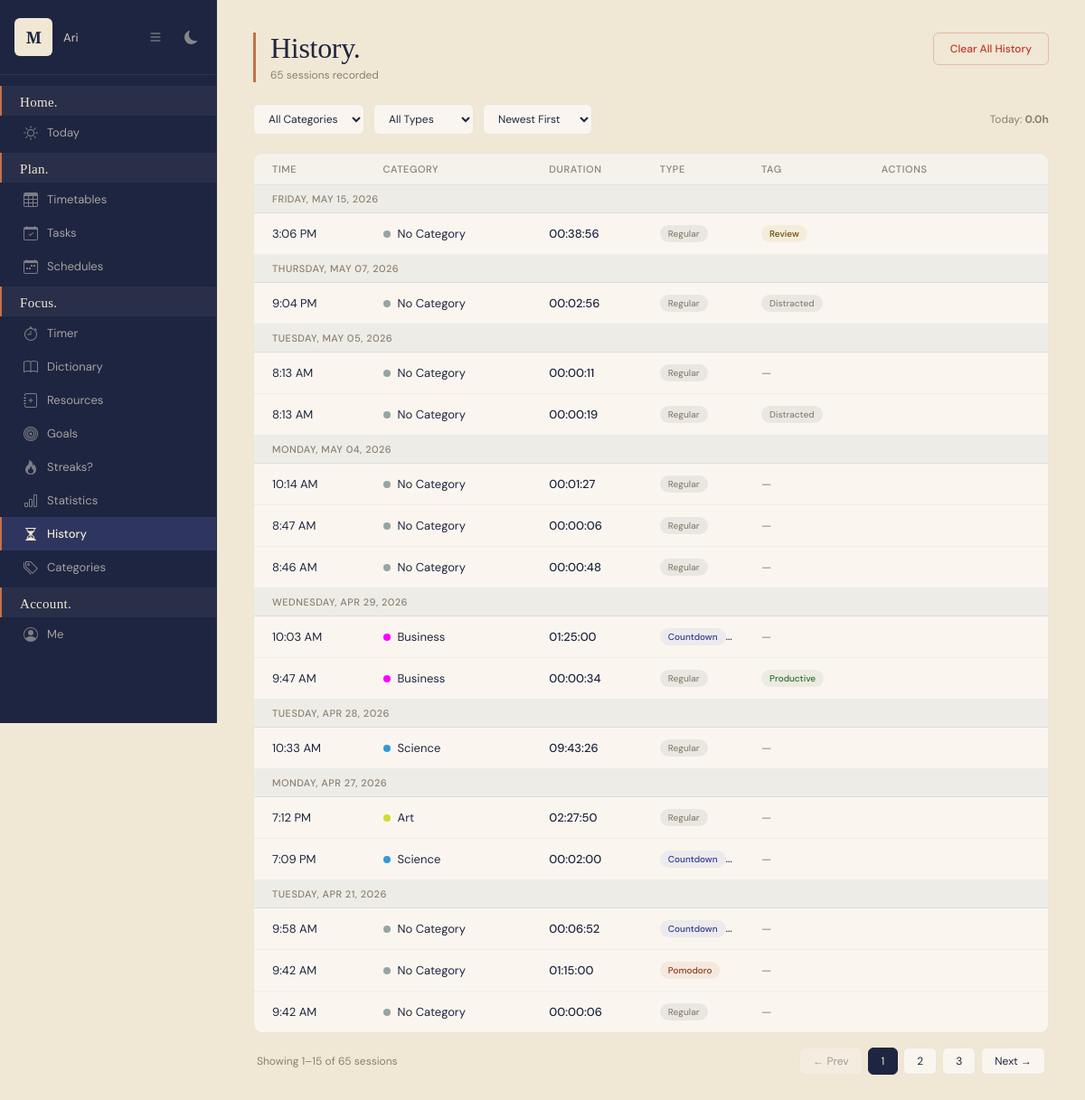
The page /study/history/ (signed in) on the database as committed earlier.
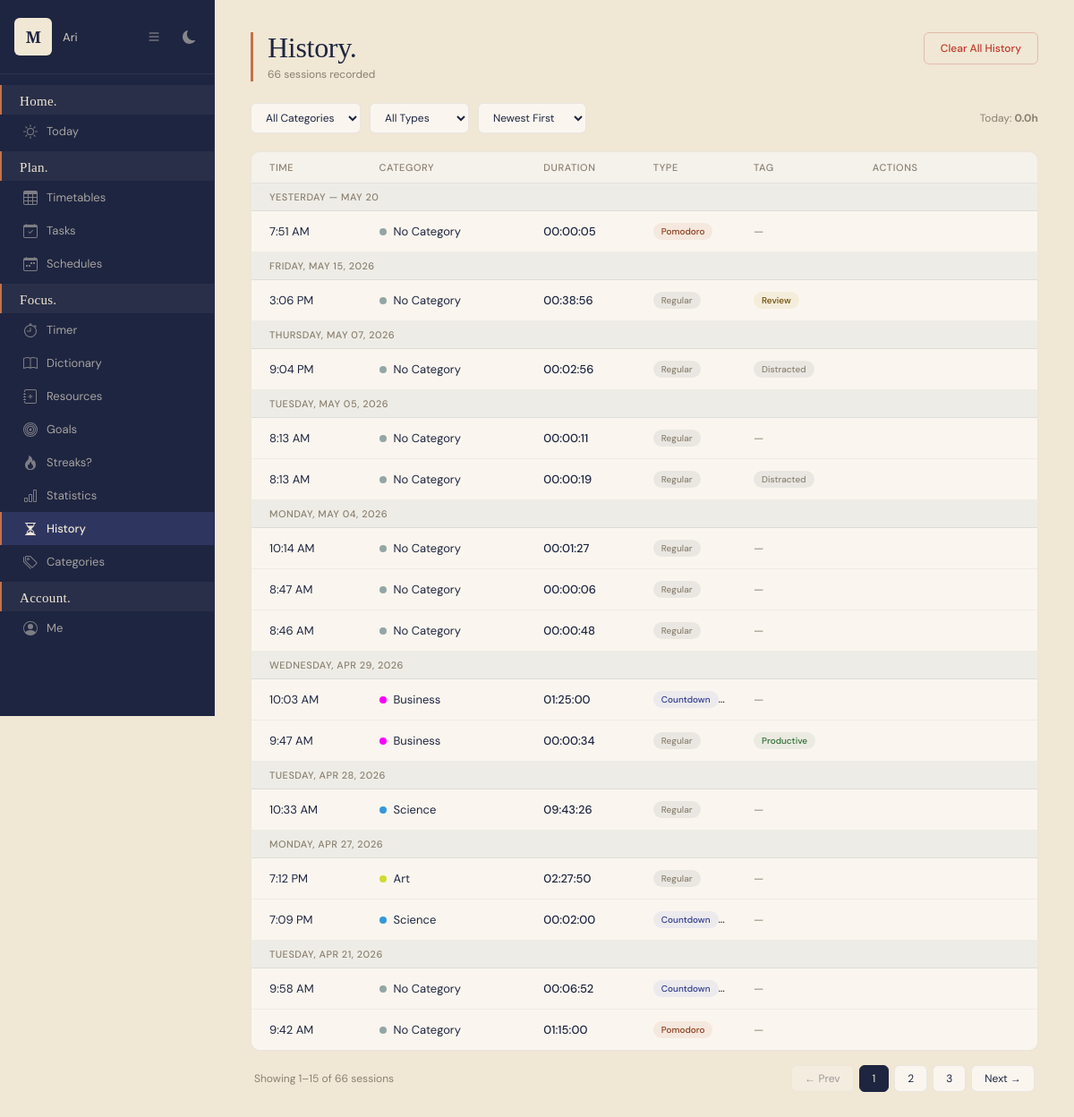
The same page on the database as committed later.
### planner/models.py (models this page shows, shortened)
class StudySession(models.Model):
    SESSION_TAG_CHOICES = [
        ('productive', 'Productive'),
        ('struggled', 'Struggled'),
        ('review', 'Review'),
        ('learning', 'Learning New Material'),
        ('distracted', 'Distracted'),
    ]
    user = models.ForeignKey(User, on_delete=models.CASCADE)
    category = models.ForeignKey(StudyCategory, on_delete=models.SET_NULL, null=True, blank=True)
    start_time = models.DateTimeField()
    end_time = models.DateTimeField(null=True, blank=True)
    duration_seconds = models.IntegerField(default=0)
    paused_seconds = models.IntegerField(default=0)  # time spent paused
    is_paused = models.BooleanField(default=False)  # currently paused
    pause_start = models.DateTimeField(null=True, blank=True)  # when pause started
    notes = models.TextField(blank=True, null=True)
    session_tag = models.CharField(max_length=20, choices=SESSION_TAG_CHOICES, blank=True, null=True)  # NEW
    productivity_rating = models.IntegerField(null=True, blank=True)  # 1-5 rating
    is_active = models.BooleanField(default=True)
    is_pomodoro = models.BooleanField(default=False)
    pomodoros_completed = models.IntegerField(default=0)
    created_at = models.DateTimeField(auto_now_add=True)
    is_countdown = models.BooleanField(default=False)
    countdown_target_seconds = models.IntegerField(default=0)
    def get_duration_display(self):
        hours = self.duration_seconds // 3600
        minutes = (self.duration_seconds % 3600) // 60
        seconds = self.duration_seconds % 60
        return f"{hours:02d}:{minutes:02d}:{seconds:02d}"
    class Meta:
        ordering = ['-start_time']

class StudyCategory(models.Model):
    user = models.ForeignKey(User, on_delete=models.CASCADE)
    name = models.CharField(max_length=100)
    color = models.CharField(max_length=7, default='#3498db')
    class Meta:
        verbose_name_plural = "Study Categories"

### planner/views/study_views.py (the view)
# urls.py: path('study/history/', views.study_history, name='study_history'),
@login_required(login_url='planner:login')
def study_history(request):
    from django.core.paginator import Paginator
    sessions = StudySession.objects.filter(user=request.user, is_active=False)
    today = timezone.now().date()
    yesterday = today - timedelta(days=1)
    category_id = request.GET.get('category', '')
    session_type = request.GET.get('type', '')
    sort_by = request.GET.get('sort', 'newest')
    if category_id:
        sessions = sessions.filter(category__id=category_id)
    if session_type == 'regular':
        sessions = sessions.filter(is_pomodoro=False, is_countdown=False)
    elif session_type == 'pomodoro':
        sessions = sessions.filter(is_pomodoro=True)
    elif session_type == 'countdown':
        sessions = sessions.filter(is_countdown=True)
    if sort_by == 'oldest':
        sessions = sessions.order_by('start_time')
    elif sort_by == 'longest':
        sessions = sessions.order_by('-duration_seconds')
    elif sort_by == 'shortest':
        sessions = sessions.order_by('duration_seconds')
    else:
        sessions = sessions.order_by('-start_time')
    paginator = Paginator(sessions, 15)
    page_number = request.GET.get('page', 1)
    page_obj = paginator.get_page(page_number)
    from itertools import groupby
    grouped = []
    for date, group in groupby(page_obj, key=lambda s: s.start_time.date()):
        grouped.append({'date': date, 'sessions': list(group)})
    categories = StudyCategory.objects.filter(user=request.user)
    today_total = StudySession.objects.filter(
        user=request.user, is_active=False, start_time__date=today
    ).aggregate(total=Sum('duration_seconds'))['total'] or 0
    return render(request, 'study/history.html', {
        'grouped_sessions': grouped,
        'page_obj': page_obj,
        'categories': categories,
        'total_count': paginator.count,
        'today_total': round(today_total / 3600, 2),
        'selected_category': category_id,
        'selected_type': session_type,
        'selected_sort': sort_by,
        'today': today,
        'yesterday': yesterday,
    })

### planner/templates/study/history.html (shortened to what the changed rows need)
{% extends 'base.html' %}
{% block content %}
    <div class="hist-header">
        <div class="hist-header-left">
            <h1 class="hist-title">History.</h1>
            <p class="hist-subtitle">{{ total_count }} session{{ total_count|pluralize }} recorded</p>
        </div>
    </div>
    <div class="hist-table-card">
        {% if grouped_sessions %}
        <table class="hist-table">
            <colgroup>
            </colgroup>
            <thead>
                <tr>
                    <th>Time</th>
                    <th>Category</th>
                    <th>Duration</th>
                    <th>Type</th>
                    <th>Tag</th>
                    <th>Actions</th>
                </tr>
            </thead>
            <tbody>
                {% for group in grouped_sessions %}
                <tr class="hist-group-row">
                    <td colspan="6">
                        {% if group.date == today %}
                            Today — {{ group.date|date:"M d" }}
                        {% elif group.date == yesterday %}
                            Yesterday — {{ group.date|date:"M d" }}
                        {% else %}
                            {{ group.date|date:"l, M d, Y" }}
                        {% endif %}
                    </td>
                </tr>
                {% for session in group.sessions %}
                <tr class="session-row">
                    <td>
                        <span class="hist-time">{{ session.start_time|date:"g:i A" }}</span>
                    </td>
                    <td>
                        <div class="hist-cat">
                            <span class="hist-cat-dot"
                                  style="background: {{ session.category.color|default:'#95a5a6' }};"></span>
                            {{ session.category.name|default:"No Category" }}
                        </div>
                    </td>
                    <td>
                        <span class="hist-duration">{{ session.get_duration_display }}</span>
                    </td>
                    <td>
                        {% if session.is_pomodoro %}
                            <span class="hist-badge hist-badge-pomodoro">Pomodoro</span>
                        {% elif session.is_countdown %}
                            <span class="hist-badge hist-badge-countdown">Countdown</span>
                        {% else %}
                            <span class="hist-badge hist-badge-regular">Regular</span>
                        {% endif %}
                    </td>
                    <td>
                        {% if session.session_tag %}
                            <span class="hist-badge hist-tag-{{ session.session_tag }}">
                                {{ session.get_session_tag_display }}
                            </span>
                        {% else %}
                            <span style="color: var(--text-muted); font-size: 13px;">—</span>
                        {% endif %}
                    </td>
                    <td>
                    </td>
                </tr>
                {% endfor %}
                {% endfor %}
            </tbody>
        </table>
        {% else %}
            <div class="hist-empty">
                No study sessions recorded yet. Start a timer to begin tracking!
            </div>
        {% endif %}
    </div>
    {% if page_obj.paginator.num_pages > 1 %}
    <div class="hist-pagination">
        <span class="hist-page-info">
            Showing {{ page_obj.start_index }}–{{ page_obj.end_index }} of {{ total_count }} sessions
        </span>
        <div class="hist-page-btns">
            {% if page_obj.has_previous %}
                <a href="?page={{ page_obj.previous_page_number }}&category={{ selected_category }}&type={{ selected_type }}&sort={{ selected_sort }}"
                   class="hist-page-btn">← Prev</a>
            {% else %}
                <span class="hist-page-btn disabled">← Prev</span>
            {% endif %}
            {% for num in page_obj.paginator.page_range %}
                {% if num == page_obj.number %}
                    <span class="hist-page-btn current">{{ num }}</span>
                {% elif num >= page_obj.number|add:"-2" and num <= page_obj.number|add:"2" %}
                    <a href="?page={{ num }}&category={{ selected_category }}&type={{ selected_type }}&sort={{ selected_sort }}"
                       class="hist-page-btn">{{ num }}</a>
                {% endif %}
            {% endfor %}
            {% if page_obj.has_next %}
                <a href="?page={{ page_obj.next_page_number }}&category={{ selected_category }}&type={{ selected_type }}&sort={{ selected_sort }}"
                   class="hist-page-btn">Next →</a>
            {% else %}
                <span class="hist-page-btn disabled">Next →</span>
            {% endif %}
        </div>
    </div>
    {% endif %}
{% endblock %}

Rows that differ between the two databases and show on the page:
no longer on this page (row unchanged): StudySession: start_time "9:42 AM", category.name "No Category", duration "00:00:06", is_pomodoro "Regular", shown under "TUESDAY, APR 21, 2026"
added StudySession: start_time "7:51 AM", category.name "No Category", duration "00:00:05", is_pomodoro "Pomodoro", shown under "MAY 20"
Other text that changed with them:
{{ total_count }}: "65" → "66"
new list line: "YESTERDAY — MAY 20"
